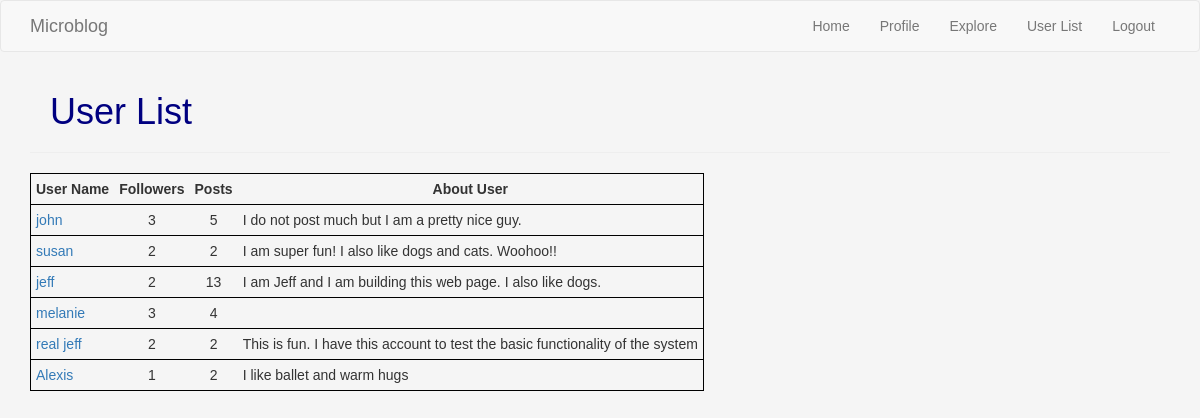
/user_list (signed in), run on an earlier commit of the app's database.
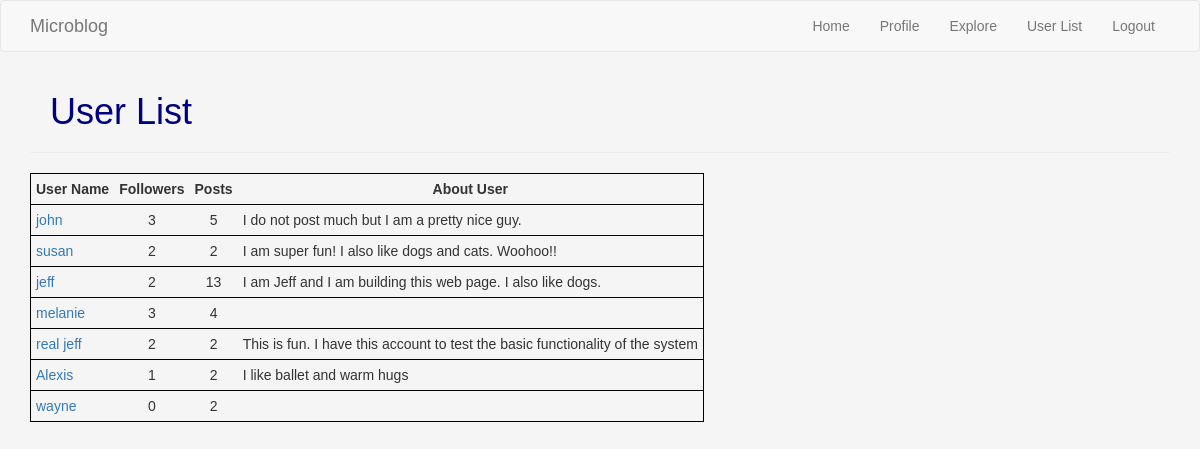
And on a later commit of the database.
### webapp/models.py (models this page shows, shortened)
class User(UserMixin, db.Model):
    id = db.Column(db.Integer, primary_key=True)
    username = db.Column(db.String(64), index=True, unique=True)
    email = db.Column(db.String(120), index=True, unique=True)
    password_hash = db.Column(db.String(128))
    posts = db.relationship('Post', backref='author', lazy='dynamic')
    about_me = db.Column(db.String(140))
    last_seen = db.Column(db.DateTime, default=datetime.utcnow)
    followed = db.relationship(
        'User', secondary=followers,
        primaryjoin=(followers.c.follower_id == id),
        secondaryjoin=(followers.c.followed_id == id),
        backref=db.backref('followers', lazy='dynamic'), lazy='dynamic')
    def user_posts(self):
        own_posts = Post.query.filter_by(user_id=self.id)
        return own_posts.order_by(Post.timestamp.desc())

### webapp/routes.py (the view)
@webapp.route('/user_list')
@login_required
def user_list():
    users = User.query.all()
    return render_template('user_list.html', users=users)

### webapp/models.py (called while the page is built)
@login.user_loader
def load_user(id):
    return User.query.get(int(id))

### webapp/routes.py (called while the page is built)
@webapp.before_request
def before_request():
    if current_user.is_authenticated:
        current_user.last_seen = datetime.utcnow()
        db.session.commit()

### webapp/templates/user_list.html
{% extends "base.html" %}
{% block app_content %}
    <h1>User List</h1>
    <hr>
    <table class="user_list_table">
        <tr><th  class="user_list_cell">User Name</th>
            <th class="user_list_cell user_list_nums">Followers</th>
            <th class="user_list_cell user_list_nums">Posts</th>
            <th class="user_list_cell">About User</th></tr>
        {% for user in users %}
            <tr class="user_list_row">
                <td class="user_list_cell"><a href={{ url_for('user', username=user.username) }} >{{ user.username }}</a></td>
                <td class="user_list_cell user_list_nums">{{ user.followers.count() }}</td>
                <td class="user_list_cell user_list_nums">{{ user.user_posts().count() }}</td>
                <td class="user_list_cell">{% if user.about_me %}
                    {{ user.about_me }}
                {% endif %}</td>
            </tr>
        {% endfor %}
    </table>
{% endblock %}

What changed in the data, as far as the page shows it:
added User: username "wayne", followers.count "0", user_posts "2"
